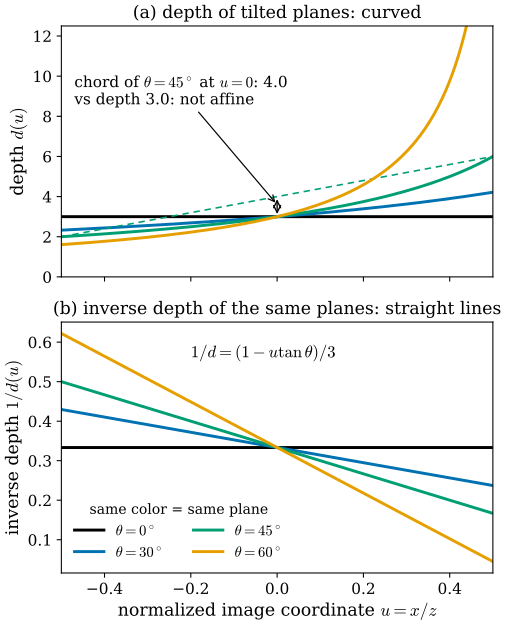

The script that saved this image:
"""Figure 30.4.4: the inverse depth of a plane is affine in the pixel coordinates; the depth is not (Section 30.4).

Flatland, normalized image coordinate u = x/z (focal length 1, u in [-0.5, 0.5], about 53 deg field of view).
Planes (lines) through (0, 3) whose normal makes the angle theta = 0, 30, 45, 60 deg with the optical axis:
d(u) = 3 cos(theta)/(cos(theta) - u sin(theta)).
(a) depth d(u): curved (convex) for theta != 0;
(b) inverse depth 1/d(u) = (1 - u tan(theta))/3: straight lines.
Self-checks: second differences of 1/d vanish to machine precision, those of d do not.

Run from the project root: ``PYTHONPATH=tools python3 chapters/30-radiance-field-surfaces/figures/fig-30-4-4-inverse-depth.py``
"""

import os

os.environ.setdefault("OMP_NUM_THREADS", "4")
import dgfig

dgfig.setup()

import matplotlib
import matplotlib.pyplot as plt
import numpy as np

matplotlib.rcParams.update({"font.size": 13, "axes.titlesize": 13.5, "axes.labelsize": 13,
                            "xtick.labelsize": 11.5, "ytick.labelsize": 11.5, "legend.fontsize": 11.5})
C = dgfig.COLORS
u = np.linspace(-0.5, 0.5, 401)
tilts = [(0, C["main"]), (30, C["tangent"]), (45, C["third"]), (60, C["accent"])]

fig, (axa, axb) = plt.subplots(2, 1, figsize=(5.8, 7.4), sharex=True, gridspec_kw=dict(hspace=0.18))
for deg, col in tilts:
    th = np.radians(deg)
    d = 3 * np.cos(th) / (np.cos(th) - u * np.sin(th))
    rho = 1 / d
    assert np.max(np.abs(np.diff(rho, 2))) < 1e-15
    if deg:
        assert np.max(np.abs(np.diff(d, 2))) > 1e-6
    axa.plot(u, d, color=col, lw=2.2, label=rf"$\theta = {deg}^\circ$")
    axb.plot(u, rho, color=col, lw=2.2)
    chord = d[0] + (d[-1] - d[0]) * (u - u[0]) / (u[-1] - u[0])
    if deg == 45:
        axa.plot(u, chord, color=col, lw=1.2, ls=(0, (4, 3)))
        k = np.argmin(np.abs(u))
        assert abs(chord[k] - 4.0) < 1e-9 and abs(d[k] - 3.0) < 1e-9
        axa.annotate("", xy=(0.0, 3.0), xytext=(0.0, 4.0), arrowprops=dict(arrowstyle="<->", lw=1.0, color=C["main"]))
        axa.annotate(r"chord of $\theta = 45^\circ$ at $u = 0$: 4.0" + "\nvs depth 3.0: not affine",
                     xy=(0.0, 3.6), xytext=(-0.47, 8.6), fontsize=11.5, arrowprops=dict(arrowstyle="->", lw=0.9))
axa.set_ylim(0, 12.5)
axa.set_ylabel(r"depth $d(u)$")
axa.set_title("(a) depth of tilted planes: curved", fontsize=13)
axb.set_ylabel(r"inverse depth $1/d(u)$")
axb.set_xlabel(r"normalized image coordinate $u = x/z$")
axb.text(0.30, 0.86, r"$1/d = (1 - u\tan\theta)/3$", fontsize=12.5, transform=axb.transAxes)
axb.set_title("(b) inverse depth of the same planes: straight lines", fontsize=13)
axb.set_xlim(-0.5, 0.5)
hh, ll = axa.get_legend_handles_labels()
axb.legend(hh, ll, loc="lower left", frameon=False, fontsize=11, ncol=2, title="same color = same plane",
           title_fontsize=10.5)
dgfig.save(fig, __file__)
